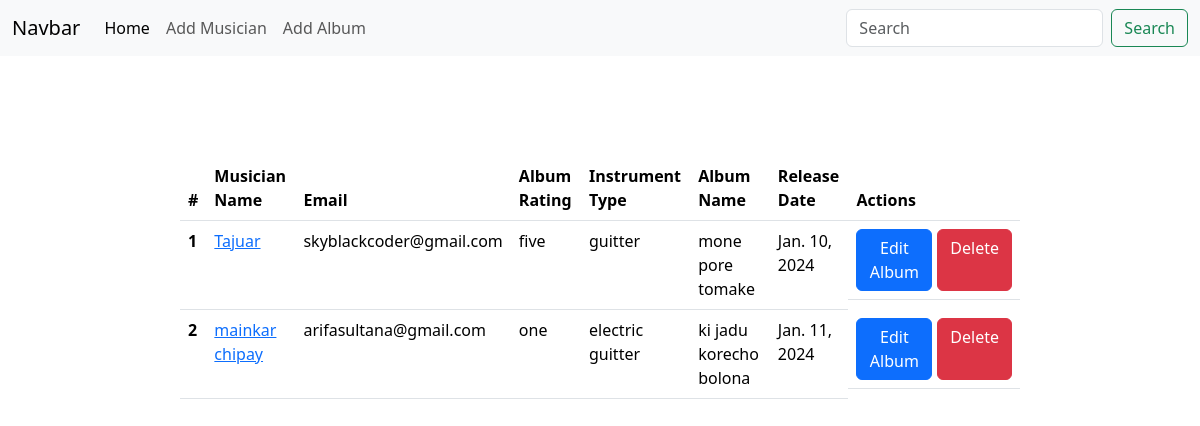
The page / on the database its author committed.
### musicians/models.py (models this page shows, shortened)
class musician_Model(models.Model):
    first_name = models.CharField( max_length=50)
    last_name = models.CharField( max_length=50)
    email = models.EmailField( max_length=254)
    phone_number = models.IntegerField()
    instrument_type = models.CharField(max_length=50)

### albums/models.py (models this page shows, shortened)
class albums_Model(models.Model):
    album_name = models.CharField( max_length=50)
    Artist = models.ForeignKey(musician_Model, on_delete=models.CASCADE,default="Akash")
    album_release_date= models.DateField()
    album_ratings_list = {
        'one':'1',
        'two':'2',
        'three':'3',
        'four':'4',
        'five':'5',
    }
    album_rating = models.CharField(max_length=10,choices =album_ratings_list)

### main_project/views.py (the view)
# urls.py: path('', views.home,name='homepage'),
def home(request):
    musican_data = musician_Model.objects.all()
    album_data = albums_Model.objects.all()
    combined_data=[]
    for musician, album in zip(musican_data, album_data):
        musician_Album_data = {
            'Musician_id': musician.id,
            'album_id': album.id,
            'Musician_Name': musician.first_name,
            'Email': musician.email,
            'Album_Rating': album.album_rating,
            'Instrument_Type': musician.instrument_type,
            'Album_Name': album.album_name,
            'Release_Date': album.album_release_date,
        }
        combined_data.append(musician_Album_data)
    return render(request,"./home.html",{'combined_data':combined_data})

### templates/home.html (shortened to what this page needs)
{% extends 'base.html' %}
{% block contents %}
<table class="table" style="align-items: center; margin: auto; width: 70%; margin-top: 100px;">
    <thead>
      <tr>
        <th scope="col">#</th>
        <th scope="col">Musician Name</th>
        <th scope="col">Email</th>
        <th scope="col">Album Rating</th>
        <th scope="col">Instrument Type</th>
        <th scope="col">Album Name</th>
        <th scope="col">Release Date</th>
        <th scope="col">Actions</th>
      </tr>
    </thead>
    <tbody>
      {% for data in combined_data %}
      <tr>
        <th scope="row">{{ forloop.counter }}</th>
        <td><a href="{% url 'edit_musician' data.Musician_id  %}">{{data.Musician_Name}}</a></td>
        <td>{{data.Email}}</td>
        <td>{{data.Album_Rating}}</td>
        <td>{{data.Instrument_Type}}</td>
        <td>{{data.Album_Name}}</td>
        <td>{{data.Release_Date}}</td>
        <td style="display: flex; gap: 5px;">
          <a class="btn btn-primary" href="{% url 'edit_album' data.album_id  %}">Edit Album</a>
          <a  class="btn btn-danger" href="{% url 'delete_musician' data.Musician_id  %}">Delete</a>
        </td>
      </tr>
      {% endfor %}
    </tbody>
  </table>
{% endblock contents %}

### templates/base.html (shortened to what this page needs)
<!doctype html>
<html lang="en">
  <head>
    <link href="https://cdn.jsdelivr.net/npm/bootstrap@5.3.2/dist/css/bootstrap.min.css" rel="stylesheet">
  </head>
  <body>
    <nav class="navbar navbar-expand-lg bg-body-tertiary">
        <div class="container-fluid">
          <a class="navbar-brand" href="#">Navbar</a>
          <div class="collapse navbar-collapse" id="navbarSupportedContent">
            <ul class="navbar-nav me-auto mb-2 mb-lg-0">
              <li class="nav-item">
                <a class="nav-link active" aria-current="page" href="{% url 'homepage' %}">Home</a>
              </li>
              <li class="nav-item">
                <a class="nav-link" href="{% url 'add_musician' %}">Add Musician</a>
              </li>
              <li class="nav-item">
                <a class="nav-link" href="{% url 'add_album' %}">Add Album</a>
              </li>
            </ul>
            <form class="d-flex" role="search">
              <input class="form-control me-2" type="search" placeholder="Search" aria-label="Search">
              <button class="btn btn-outline-success" type="submit">Search</button>
            </form>
          </div>
        </div>
      </nav>
    {% block contents %}{% endblock contents %}
  </body>
</html>

### rows shown on the page
musician_Model: Musician_Name "Tajuar", Email "skyblackcoder@gmail.com", Instrument_Type "guitter"
albums_Model: Album_Rating "five", Album_Name "mone pore tomake", Release_Date "Jan. 10, 2024"
musician_Model: Musician_Name "mainkar chipay", Email "arifasultana@gmail.com", Instrument_Type "electric guitter"
albums_Model: Album_Rating "one", Album_Name "ki jadu korecho bolona", Release_Date "Jan. 11, 2024"
